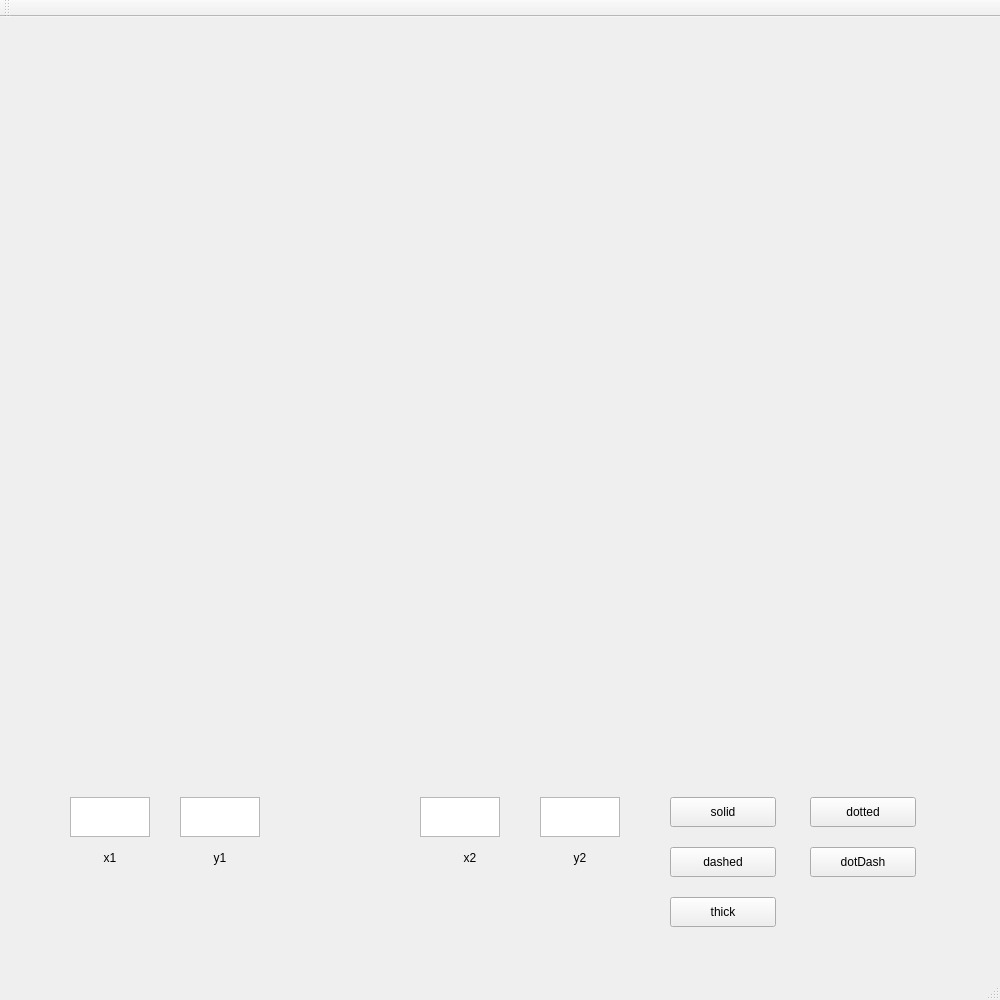
<?xml version="1.0" encoding="UTF-8"?>
<ui version="4.0">
 <class>MainWindow</class>
 <widget class="QMainWindow" name="MainWindow">
  <property name="geometry">
   <rect>
    <x>0</x>
    <y>0</y>
    <width>1000</width>
    <height>1000</height>
   </rect>
  </property>
  <property name="windowTitle">
   <string>MainWindow</string>
  </property>
  <widget class="QWidget" name="centralWidget">
   <widget class="QLabel" name="label">
    <property name="geometry">
     <rect>
      <x>0</x>
      <y>0</y>
      <width>600</width>
      <height>600</height>
     </rect>
    </property>
    <property name="text">
     <string/>
    </property>
   </widget>
   <widget class="QLabel" name="label_2">
    <property name="geometry">
     <rect>
      <x>70</x>
      <y>830</y>
      <width>80</width>
      <height>21</height>
     </rect>
    </property>
    <property name="text">
     <string>x1</string>
    </property>
    <property name="alignment">
     <set>Qt::AlignCenter</set>
    </property>
   </widget>
   <widget class="QLabel" name="label_3">
    <property name="geometry">
     <rect>
      <x>180</x>
      <y>830</y>
      <width>80</width>
      <height>21</height>
     </rect>
    </property>
    <property name="text">
     <string>y1</string>
    </property>
    <property name="alignment">
     <set>Qt::AlignCenter</set>
    </property>
   </widget>
   <widget class="QLabel" name="label_4">
    <property name="geometry">
     <rect>
      <x>430</x>
      <y>830</y>
      <width>80</width>
      <height>21</height>
     </rect>
    </property>
    <property name="text">
     <string>x2</string>
    </property>
    <property name="alignment">
     <set>Qt::AlignCenter</set>
    </property>
   </widget>
   <widget class="QLabel" name="label_5">
    <property name="geometry">
     <rect>
      <x>540</x>
      <y>830</y>
      <width>80</width>
      <height>21</height>
     </rect>
    </property>
    <property name="text">
     <string>y2</string>
    </property>
    <property name="alignment">
     <set>Qt::AlignCenter</set>
    </property>
   </widget>
   <widget class="QPushButton" name="pushButton">
    <property name="geometry">
     <rect>
      <x>670</x>
      <y>780</y>
      <width>106</width>
      <height>30</height>
     </rect>
    </property>
    <property name="text">
     <string>solid</string>
    </property>
   </widget>
   <widget class="QPushButton" name="pushButton_2">
    <property name="geometry">
     <rect>
      <x>810</x>
      <y>780</y>
      <width>106</width>
      <height>30</height>
     </rect>
    </property>
    <property name="text">
     <string>dotted</string>
    </property>
   </widget>
   <widget class="QPushButton" name="pushButton_3">
    <property name="geometry">
     <rect>
      <x>670</x>
      <y>830</y>
      <width>106</width>
      <height>30</height>
     </rect>
    </property>
    <property name="text">
     <string>dashed</string>
    </property>
   </widget>
   <widget class="QPushButton" name="pushButton_4">
    <property name="geometry">
     <rect>
      <x>810</x>
      <y>830</y>
      <width>106</width>
      <height>30</height>
     </rect>
    </property>
    <property name="text">
     <string>dotDash</string>
    </property>
   </widget>
   <widget class="QPushButton" name="pushButton_5">
    <property name="geometry">
     <rect>
      <x>670</x>
      <y>880</y>
      <width>106</width>
      <height>30</height>
     </rect>
    </property>
    <property name="text">
     <string>thick</string>
    </property>
   </widget>
   <widget class="QTextEdit" name="textEdit">
    <property name="geometry">
     <rect>
      <x>70</x>
      <y>780</y>
      <width>80</width>
      <height>40</height>
     </rect>
    </property>
   </widget>
   <widget class="QTextEdit" name="textEdit_2">
    <property name="geometry">
     <rect>
      <x>180</x>
      <y>780</y>
      <width>80</width>
      <height>40</height>
     </rect>
    </property>
   </widget>
   <widget class="QTextEdit" name="textEdit_3">
    <property name="geometry">
     <rect>
      <x>420</x>
      <y>780</y>
      <width>80</width>
      <height>40</height>
     </rect>
    </property>
   </widget>
   <widget class="QTextEdit" name="textEdit_4">
    <property name="geometry">
     <rect>
      <x>540</x>
      <y>780</y>
      <width>80</width>
      <height>40</height>
     </rect>
    </property>
   </widget>
  </widget>
  <widget class="QMenuBar" name="menuBar">
   <property name="geometry">
    <rect>
     <x>0</x>
     <y>0</y>
     <width>1000</width>
     <height>26</height>
    </rect>
   </property>
  </widget>
  <widget class="QToolBar" name="mainToolBar">
   <attribute name="toolBarArea">
    <enum>TopToolBarArea</enum>
   </attribute>
   <attribute name="toolBarBreak">
    <bool>false</bool>
   </attribute>
  </widget>
  <widget class="QStatusBar" name="statusBar"/>
 </widget>
 <layoutdefault spacing="6" margin="11"/>
 <resources/>
 <connections/>
</ui>
